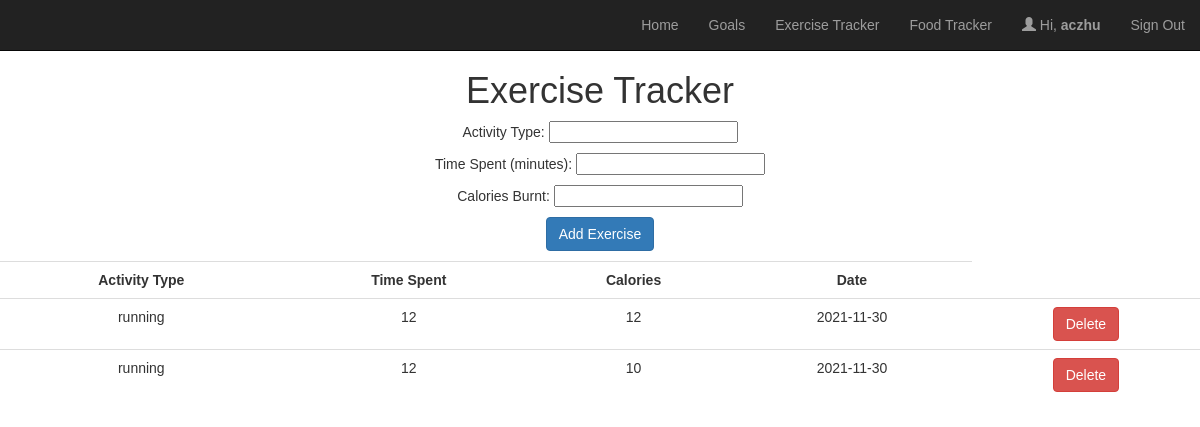
The app's page /views/exercise.php (signed in) with its own data.
### tables this page shows
CREATE TABLE `does` (
  `username` varchar(20) NOT NULL,
  `exercise_id` int(11) NOT NULL
);

CREATE TABLE `exercise` (
  `exercise_id` int(11) NOT NULL,
  `activity_type` varchar(20) NOT NULL,
  `date` date NOT NULL,
  `time_spent` int(11) NOT NULL,
  `calories` int(11) NOT NULL
);

### web/views/exercise.php (the view, shortened to what this page needs)
<!DOCTYPE html>
<html lang="en">
<head>
    <link rel="stylesheet" type="text/css" href="//maxcdn.bootstrapcdn.com/bootstrap/3.3.4/css/bootstrap.min.css" />
</head>
<body>
    <nav class="navbar navbar-default navbar-static-top navbar-inverse">
      <div class="container">
        <ul class="nav navbar-nav navbar-right">
          <li class="navbar-right">
            <a href="logout.php">Sign Out</a>
          </li>
          <li class="navbar-right">
            <a href="profile.php"><span class="glyphicon glyphicon-user"></span> Hi, <b><?php echo htmlspecialchars($_SESSION["username"]); ?></b></a>
          </li>
          <li class="navbar-right">
            <a href="food.php">Food Tracker</a>
          </li>
          <li class="navbar-right">
            <a href="exercise.php">Exercise Tracker</a>
          </li>
          <li class="navbar-right">
            <a href="goals.php">Goals</a>
          </li>
          <li class="navbar-right">
            <a href="welcome.php"> Home</a>
          </li>
        </ul>
      </div>
    </nav>
    <h1> Exercise Tracker </h1>
    <form action="add_exercise.php" method="post">
     <p>Activity Type: <input type="text" name="activity_type" required/></p>
     <p>Time Spent (minutes): <input type="number" name="time_spent" min="1" required/></p>
     <p>Calories Burnt: <input type="number" name="calories" min="0" required/></p>
     <p><input class="btn btn-primary" type="submit" value="Add Exercise"/></p>
    </form>
    <p>
        <?php
        require_once "config.php";
        $sql = "SELECT exercise_id, activity_type, date, time_spent, calories FROM does NATURAL JOIN exercise WHERE username = ?";
        if($stmt = mysqli_prepare($conn, $sql)){
            mysqli_stmt_bind_param($stmt, "s", $param_username);
            if(mysqli_stmt_execute($stmt)){
                $data = mysqli_stmt_get_result($stmt);
                $output = "<table class='table mx-5'>";
                $output .= '<tr>';
                $output .= '<td><strong> Activity Type </strong></td>';
                $output .= '<td><strong> Time Spent </strong></td>';
                $output .= '<td><strong> Calories </strong></td>';
                $output .= '<td><strong> Date </strong></td>';
                $output .= '</tr>';
                foreach($data as $key => $var) {
                    $output .= '<tr>';
                    $output .= '<td>' . $var['activity_type'] . '</td>';
                    $output .= '<td>' . $var['time_spent'] . '</td>';
                    $output .= '<td>' . $var['calories'] . '</td>';
                    $output .= '<td>' . $var['date'] . '</td>';
                    $output .= '<td><form action="delete_exercise.php" method="post">';
                    $output .= '<input type="hidden" name="exercise_id" value="'. $var['exercise_id'] .'">';
                    $output .= '<input type="submit" class="btn btn-danger" value="Delete">';
                    $output .= '</form></td>';
                    $output .= '</tr>';
                }
                $output .= '</table>';
                echo $output;
            }
        }
        ?>
    </p>
</body>
</html>

### web/views/exercise.php (style rules this page uses)
body { font: 14px sans-serif; text-align: center; }

### records on screen
does: exercise.activity_type "running", exercise.time_spent "12", exercise.calories "12", exercise.date "2021-11-30"
does: exercise.activity_type "running", exercise.time_spent "12", exercise.calories "10", exercise.date "2021-11-30"

### other values on screen
$_SESSION["username"] "aczhu"
